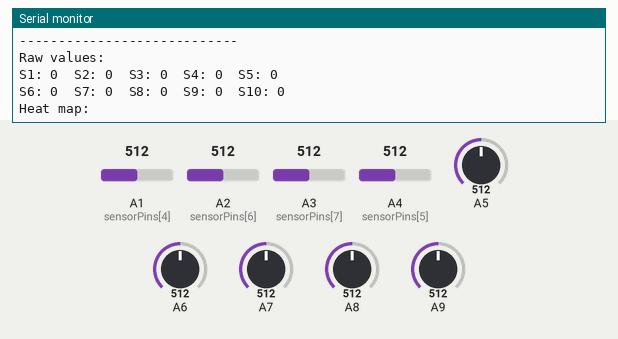
The sketch below on a simulated Arduino Uno, built for the host (arithmetic inside an expression is 32-bit, double 64-bit). On the bench: the last lines printed to the serial monitor. Inputs (shaded band) come from the test bench; at power-on: A2 (sensorPins[6]) = 512, A1 (sensorPins[4]) = 512, A3 (sensorPins[7]) = 512, A4 (sensorPins[5]) = 512, A5 = 512, A6 = 512, A7 = 512, A8 = 512, A9 = 512 (analog values on the 0–1023 scale).

Above: at 3.7 s.
3.8 s: A2 (sensorPins[6]) set to 716
At 3.85 s:
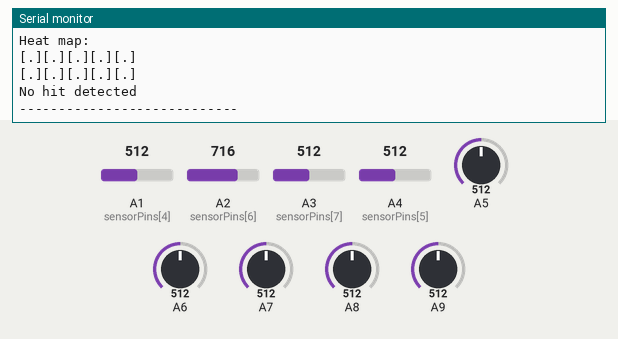
5.3 s: A1 (sensorPins[4]) set to 716
At 5.34 s:
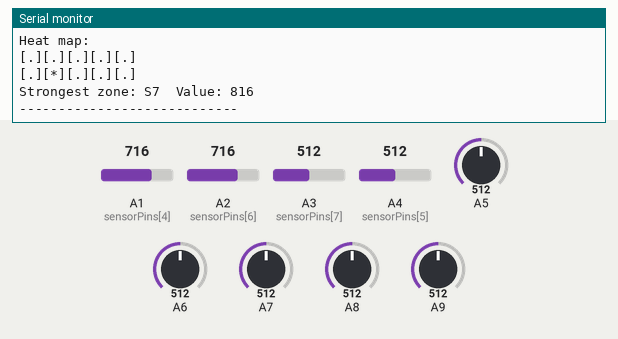
7.0 s: A3 (sensorPins[7]) set to 716
At 7.02 s:
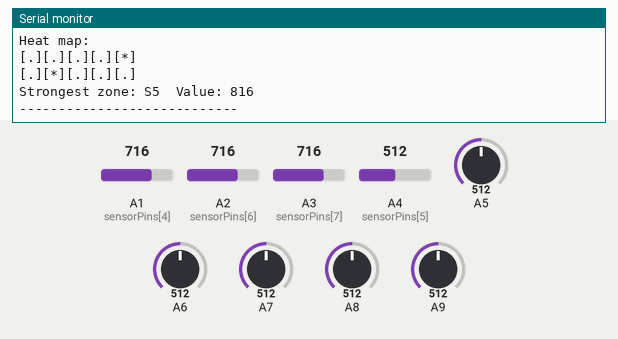
8.7 s: A4 (sensorPins[5]) set to 716
At 8.88 s:
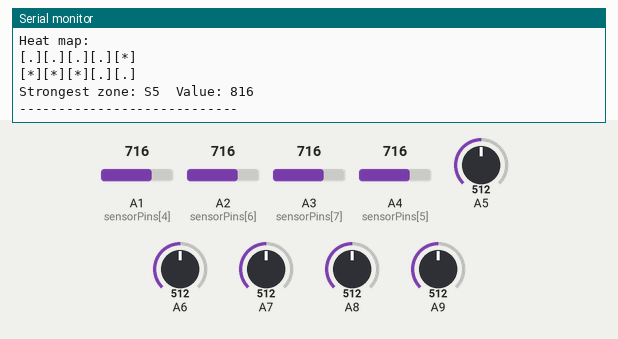
10.4 s: A5 set to 716
At 10.56 s:
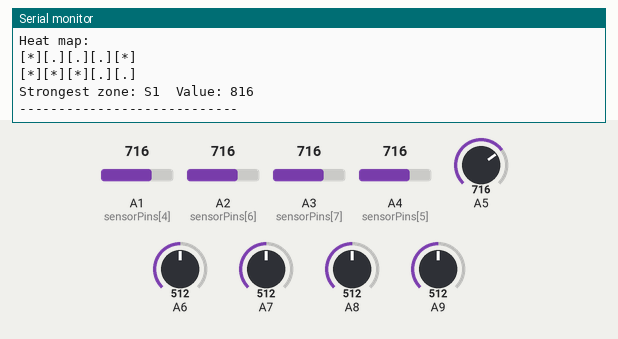
12.2 s: A6 set to 716
Timing chart, 0 to 14.9 s (numbered marks = the images above; inputs shaded):
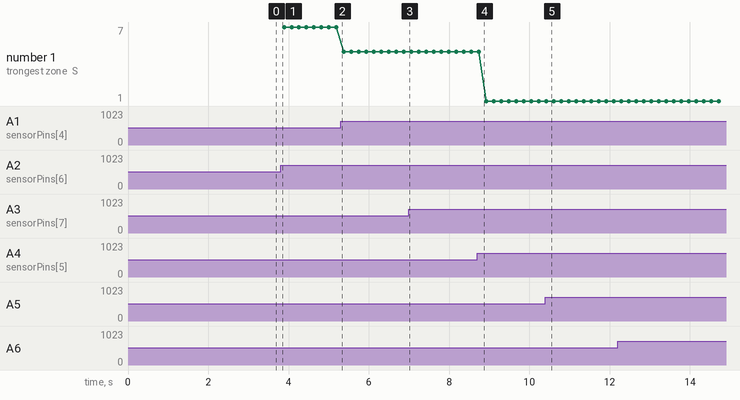

The sketch:

Pressure_array_test.ino
```cpp
const int sensorPins[10] = {4, 5, 6, 7, 15, 18, 16, 17, 8, 9};
const char* sensorNames[10] = {
  "S1", "S2", "S3", "S4", "S5",
  "S6", "S7", "S8", "S9", "S10"
};

int sensorValues[10];
int baseline[10];
int threshold = 300;   // adjust later

int readSmooth(int pin) {
  long sum = 0;
  for (int i = 0; i < 5; i++) {
    sum += analogRead(pin);
    delay(1);
  }
  return sum / 5;
}

void calibrateSensors() {
  for (int i = 0; i < 10; i++) {
    long sum = 0;
    for (int j = 0; j < 30; j++) {
      sum += analogRead(sensorPins[i]);
      delay(5);
    }
    baseline[i] = sum / 30;
  }
}

char levelChar(int v) {
  if (v < 100) return '.';
  if (v < 400) return '-';
  if (v < 1200) return '*';
  return '#';
}

void setup() {
  Serial.begin(115200);
  delay(1000);
  analogReadResolution(12);

  Serial.println("Calibrating... do not touch sensors.");
  calibrateSensors();
  Serial.println("Calibration done.");
}

void loop() {
  int maxIndex = 0;

  for (int i = 0; i < 10; i++) {
    sensorValues[i] = readSmooth(sensorPins[i]) - baseline[i];
    if (sensorValues[i] < 0) sensorValues[i] = 0;

    if (sensorValues[i] > sensorValues[maxIndex]) {
      maxIndex = i;
    }
  }

  Serial.println("Raw values:");
  for (int i = 0; i < 10; i++) {
    Serial.print(sensorNames[i]);
    Serial.print(": ");
    Serial.print(sensorValues[i]);
    Serial.print("\t");
    if (i == 4) Serial.println();
  }
  Serial.println();

  Serial.println("Heat map:");
  for (int i = 0; i < 5; i++) {
    Serial.print("[");
    Serial.print(levelChar(sensorValues[i]));
    Serial.print("]");
  }
  Serial.println();

  for (int i = 5; i < 10; i++) {
    Serial.print("[");
    Serial.print(levelChar(sensorValues[i]));
    Serial.print("]");
  }
  Serial.println();

  if (sensorValues[maxIndex] > threshold) {
    Serial.print("Strongest zone: ");
    Serial.print(sensorNames[maxIndex]);
    Serial.print("  Value: ");
    Serial.println(sensorValues[maxIndex]);
  } else {
    Serial.println("No hit detected");
  }

  Serial.println("----------------------------");
  delay(120);
}
```

Measured:
- after the input at 8.7 s, the serial monitor: prints a new line at once (image 4)
